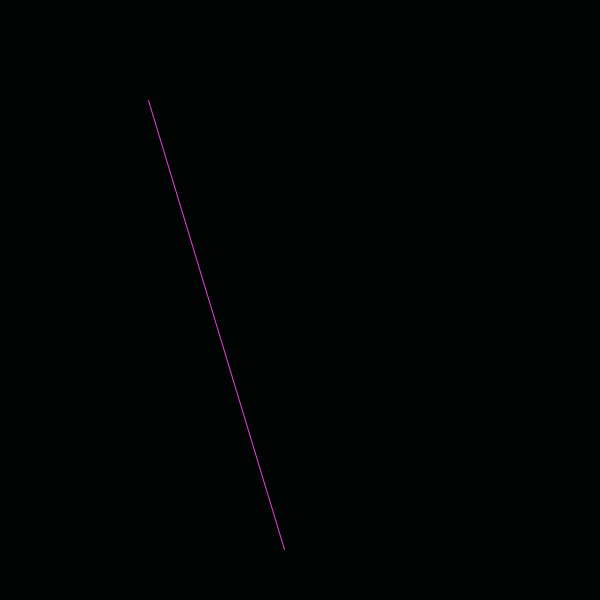
Frame 1 (no input)
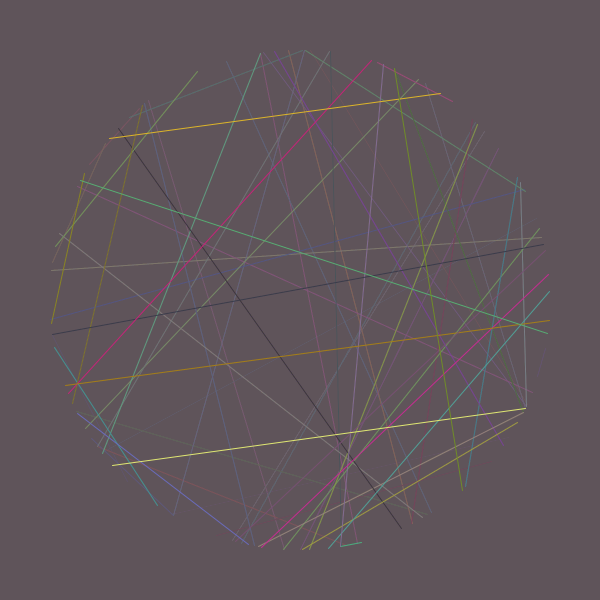
Frame 60 (the mouse pressed at the canvas centre just before this capture)
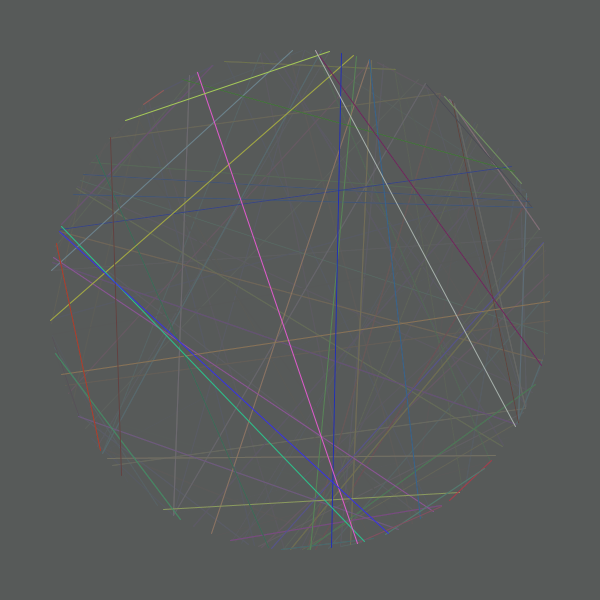
Frame 120 (the mouse held since frame 60 and released just before this capture)

The Processing sketch that drew these frames (run headless with seeded random() and noise(); from frame 60 on, the mouse is pressed at the canvas centre):

// Processing sketch: processing_70246
// ── processing_70246.pde

float rad = 250;
float inc;


void setup() {
  size(600, 600);
  smooth();
  background(0);
  frameRate(300);
}

void draw() {

  translate(width/2, height/2);

  for ( inc=0; inc < TWO_PI; inc +=30) {
    //we use the increment to add to the angle
    //every frame it will be incremented by 10
    float angle = random(TWO_PI); //converting radians to degrees
    float x1 = cos(angle) * rad;
    float y1 = sin (angle) * rad;

    float angle2 = random(TWO_PI); //converting radians to degrees
    float x2 = cos(angle2) * rad;
    float y2 = sin (angle2) * rad;

    stroke(random(255), random(255), random(255));
    line (x1, y1, x2, y2);

    rectMode(CENTER);
    fill(random(200), random(200), random(200), 10);
    noStroke();
    rect(0, 0, width, height);
  }
}
